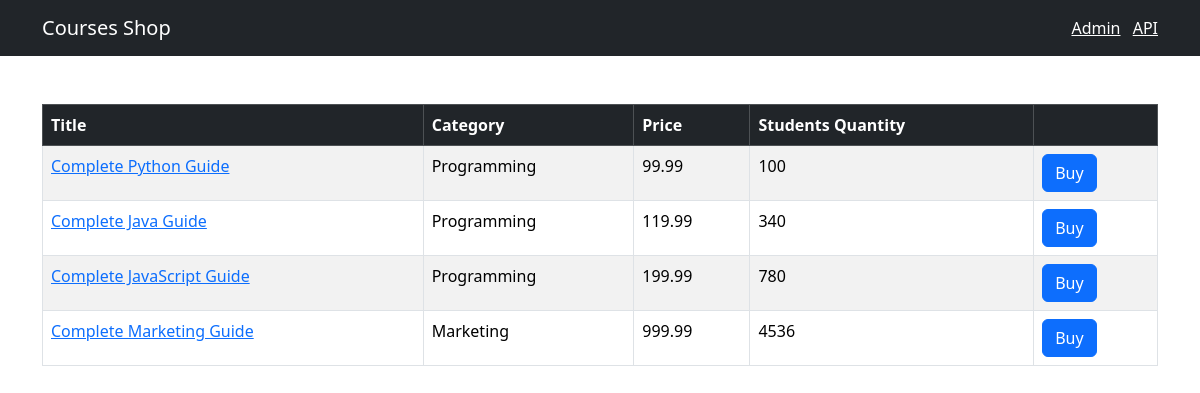
The page / on the database its author committed.
### shop/models.py (models this page shows, shortened)
class Course(models.Model):
    title = models.CharField(max_length=255)
    price = models.FloatField()
    students_qty = models.IntegerField()
    reviews_qty = models.IntegerField()
    category = models.ForeignKey(Category, on_delete=models.CASCADE)
    created_at = models.DateTimeField(default=timezone.now)

class Category(models.Model):
    title = models.CharField(max_length=255)
    created_at = models.DateTimeField(default=timezone.now)
    def __str__(self):
        return self.title

### shop/views.py (the view)
# urls.py: path('', views.index, name='index'),
def index(request):
    courses = Course.objects.all()
    return render(request, 'shop/courses.html', {'courses': courses})

### templates/shop/courses.html
{% extends "base.html" %}
{% block content %}
<table class="table mt-5 table-bordered table-striped table-hover">
    <thead class="table-dark">
        <tr>
            <th>Title</th>
            <th>Category</th>
            <th>Price</th>
            <th>Students Quantity</th>
            <th></th>
        </tr>
    </thead>
    <tbody>
        {% for course in courses %}
        <tr>
            <td>
                <a href={% url 'shop:single_course' course.id %}>{{ course.title }}</a>
            </td>
            <td>{{ course.category }}</td>
            <td>{{ course.price }}</td>
            <td>{{ course.students_qty }}</td>
            <td><button class="btn btn-primary">Buy</button></td>
        </tr>
        {% endfor %}
    </tbody>
</table>
{% endblock %}

### templates/base.html (shortened to what this page needs)
<!DOCTYPE html>
<html lang="en">
<head>
    <link href="https://cdn.jsdelivr.net/npm/bootstrap@5.3.2/dist/css/bootstrap.min.css" rel="stylesheet">
</head>
<body>
    <nav class="navbar navbar-dark bg-dark">
        <div class="container">
            <a href= {% url "shop:index" %} class="navbar-brand">Courses Shop</a>
            <span class="navbar-text">
                <a href="/admin/" class="me-2" target="_blank">Admin</a>
                <a href="/api/v1/" target="_blank">API</a>
            </span>
        </div>
    </nav>
    <main class="container">
        {%block content%}
        {% endblock %}
    </main>
</body>
</html>

### rows shown on the page
Course: title "Complete Python Guide", category "Programming", price "99.99", students_qty "100"
Course: title "Complete Java Guide", category "Programming", price "119.99", students_qty "340"
Course: title "Complete JavaScript Guide", category "Programming", price "199.99", students_qty "780"
Course: title "Complete Marketing Guide", category "Marketing", price "999.99", students_qty "4536"
